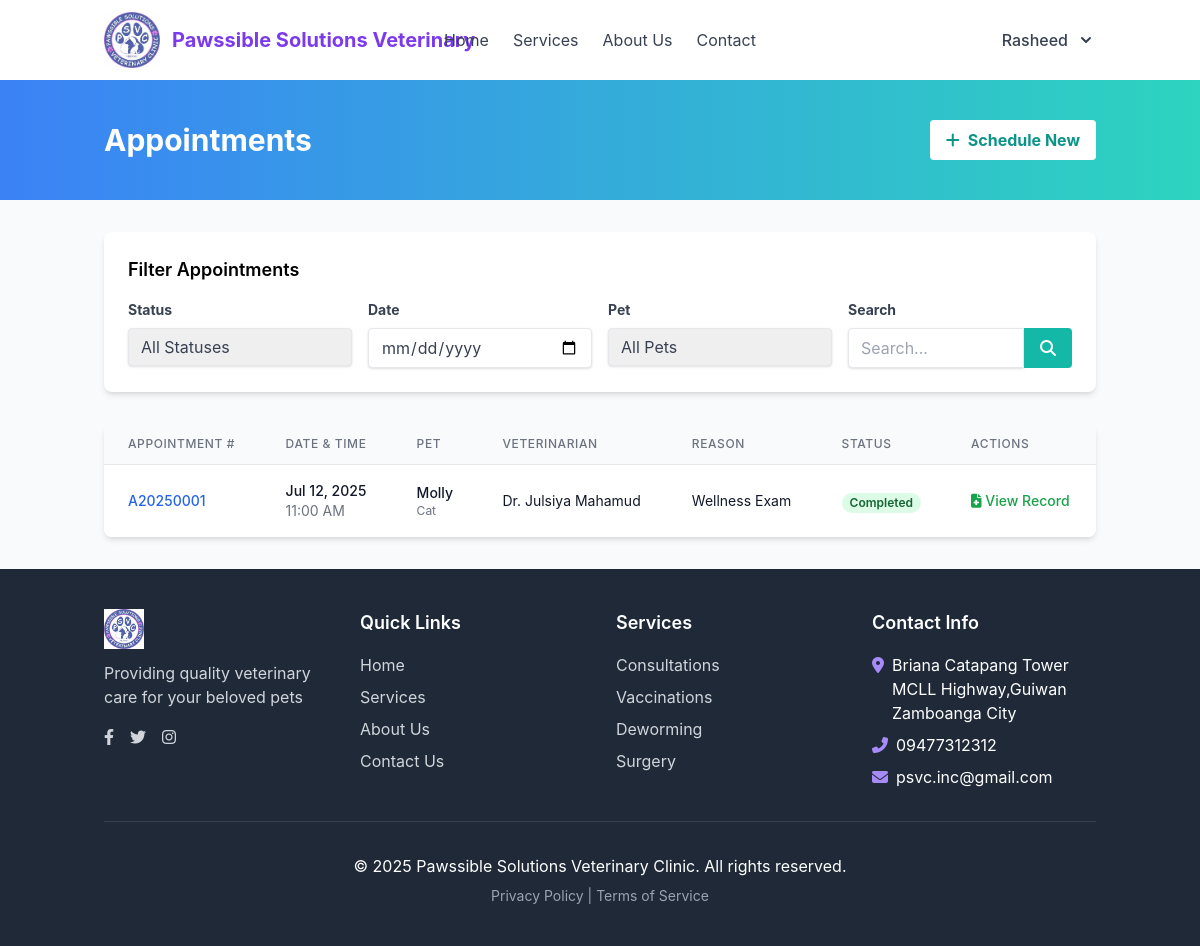
The page /appointments.php (signed in) on the database as committed earlier.
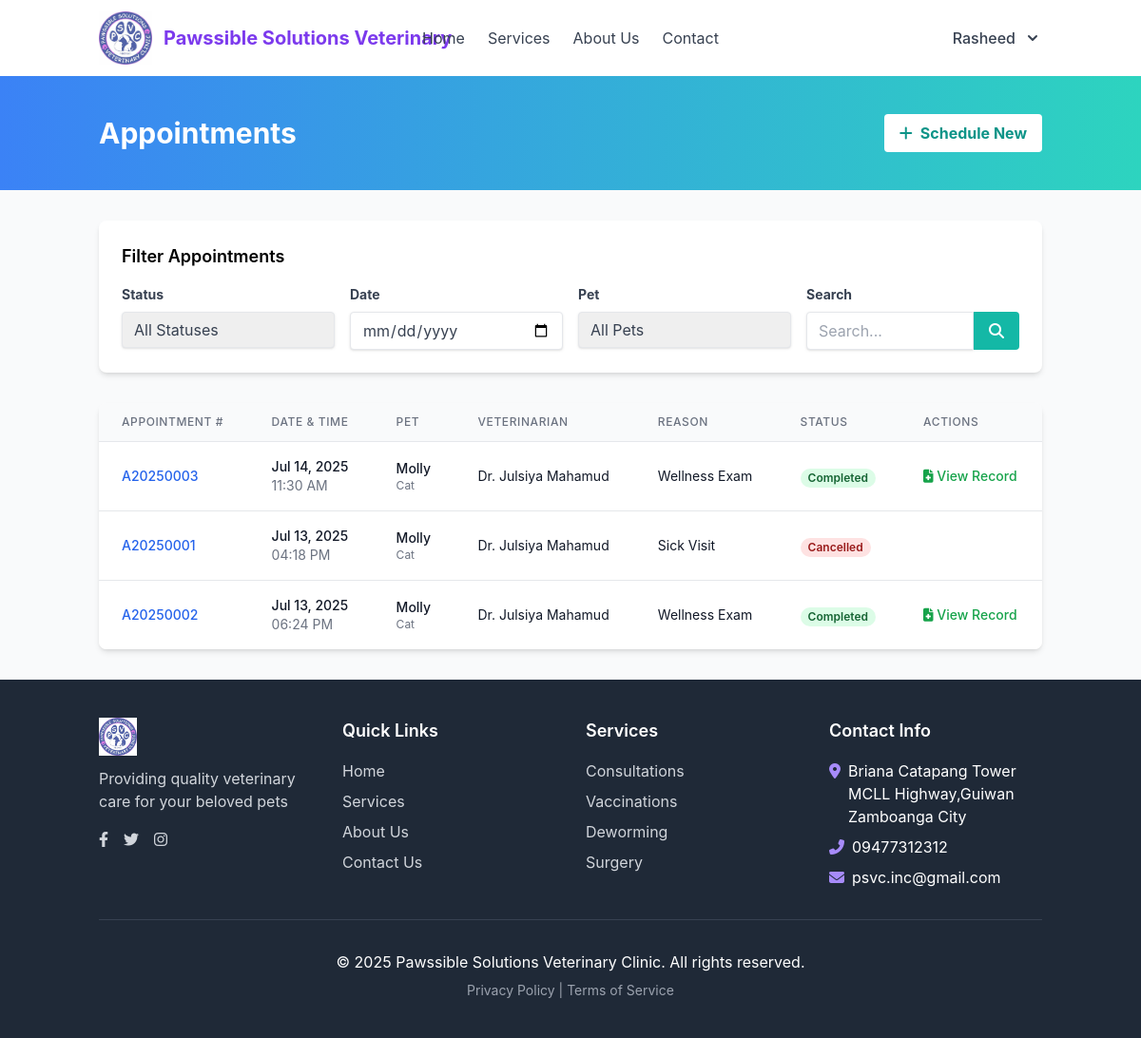
The same page on the database as committed later.
### tables this page shows
CREATE TABLE `appointments` (
  `id` int(11) NOT NULL,
  `appointment_number` varchar(20) NOT NULL DEFAULT '',
  `pet_id` int(11) NOT NULL,
  `vet_id` int(11) NOT NULL,
  `appointment_date` date NOT NULL,
  `appointment_time` time NOT NULL,
  `reason` varchar(100) NOT NULL,
  `notes` text DEFAULT NULL,
  `status` enum('scheduled','completed','cancelled','no-show') NOT NULL DEFAULT 'scheduled',
  `created_at` timestamp NOT NULL DEFAULT current_timestamp(),
  `updated_at` timestamp NOT NULL DEFAULT current_timestamp() ON UPDATE current_timestamp()
);

CREATE TABLE `pets` (
  `id` int(11) NOT NULL,
  `owner_id` int(11) NOT NULL,
  `name` varchar(50) NOT NULL,
  `species` varchar(50) NOT NULL,
  `breed` varchar(50) DEFAULT NULL,
  `gender` enum('male','female','unknown') NOT NULL,
  `date_of_birth` date DEFAULT NULL,
  `weight` decimal(5,2) DEFAULT NULL,
  `microchip_id` varchar(50) DEFAULT NULL,
  `created_at` timestamp NOT NULL DEFAULT current_timestamp(),
  `updated_at` timestamp NOT NULL DEFAULT current_timestamp() ON UPDATE current_timestamp()
);

### appointments.php (the view, shortened to what the changed rows need)
<?php
$user_id = $_SESSION['user_id'];
$user_role = isset($_SESSION['user_role']) ? $_SESSION['user_role'] : 'client';
$database = new Database();
$db = $database->getConnection();
if ($user_role == 'client') {
    $query = "SELECT a.*, p.name as pet_name, p.species,
             CONCAT(u.first_name, ' ', u.last_name) as vet_name
             FROM appointments a
             JOIN pets p ON a.pet_id = p.id
             JOIN vets v ON a.vet_id = v.id
             JOIN users u ON v.user_id = u.id
             WHERE p.owner_id = :user_id";
}
$query .= " ORDER BY a.appointment_date DESC, a.appointment_time ASC";
$stmt = $db->prepare($query);
if ($user_role == 'client') {
    $stmt->bindParam(':user_id', $user_id);
}
$stmt->execute();
include_once 'includes/header.php';
?>
<div class="bg-gradient-to-r from-blue-500 to-teal-400 py-10">
    <div class="container mx-auto px-4">
        <div class="flex justify-between items-center">
            <h1 class="text-3xl font-bold text-white">Appointments</h1>
        </div>
    </div>
</div>
<div class="container mx-auto px-4 py-8">
    <?php if ($stmt->rowCount() > 0): ?>
        <div class="bg-white rounded-lg shadow-md overflow-hidden">
            <div class="overflow-x-auto">
                <table class="min-w-full divide-y divide-gray-200">
                    <thead class="bg-gray-50">
                        <tr>
                            <th scope="col" class="px-6 py-3 text-left text-xs font-medium text-gray-500 uppercase tracking-wider">Appointment #</th>
                            <th scope="col" class="px-6 py-3 text-left text-xs font-medium text-gray-500 uppercase tracking-wider">Date & Time</th>
                            <th scope="col" class="px-6 py-3 text-left text-xs font-medium text-gray-500 uppercase tracking-wider">Pet</th>
                            <th scope="col" class="px-6 py-3 text-left text-xs font-medium text-gray-500 uppercase tracking-wider">Veterinarian</th>
                            <th scope="col" class="px-6 py-3 text-left text-xs font-medium text-gray-500 uppercase tracking-wider">Reason</th>
                            <th scope="col" class="px-6 py-3 text-left text-xs font-medium text-gray-500 uppercase tracking-wider">Status</th>
                            <th scope="col" class="px-6 py-3 text-left text-xs font-medium text-gray-500 uppercase tracking-wider">Actions</th>
                        </tr>
                    </thead>
                    <tbody class="bg-white divide-y divide-gray-200">
                        <?php while ($appointment = $stmt->fetch(PDO::FETCH_ASSOC)): ?>
                            <tr class="hover:bg-gray-50">
                                <td class="px-6 py-4 whitespace-nowrap">
                                    <div class="text-sm font-medium text-blue-600">
                                        <?php echo htmlspecialchars($appointment['appointment_number'] ?? 'N/A'); ?>
                                    </div>
                                </td>
                                <td class="px-6 py-4 whitespace-nowrap">
                                    <div class="text-sm font-medium text-gray-900">
                                        <?php echo date('M d, Y', strtotime($appointment['appointment_date'])); ?>
                                    </div>
                                    <div class="text-sm text-gray-500">
                                        <?php echo date('h:i A', strtotime($appointment['appointment_time'])); ?>
                                    </div>
                                </td>
                                <td class="px-6 py-4">
                                    <div class="text-sm font-medium text-gray-900">
                                        <?php echo htmlspecialchars($appointment['pet_name']); ?>
                                    </div>
                                    <div class="text-xs text-gray-500">
                                        <?php echo htmlspecialchars($appointment['species']); ?>
                                    </div>
                                </td>
                                <td class="px-6 py-4 whitespace-nowrap">
                                    <div class="text-sm text-gray-900">Dr. <?php echo htmlspecialchars($appointment['vet_name']); ?></div>
                                </td>
                                <td class="px-6 py-4">
                                    <div class="text-sm text-gray-900"><?php echo htmlspecialchars($appointment['reason']); ?></div>
                                </td>
                                <td class="px-6 py-4 whitespace-nowrap">
                                    <span class="px-2 inline-flex text-xs leading-5 font-semibold rounded-full
                                        <?php
                                        switch($appointment['status']) {
                                            case 'completed':
                                                echo 'bg-green-100 text-green-800';
                                                break;
                                            case 'cancelled':
                                                echo 'bg-red-100 text-red-800';
                                                break;
                                        }
                                        ?>">
                                        <?php echo ucfirst($appointment['status']); ?>
                                    </span>
                                </td>
                                <td class="px-6 py-4 whitespace-nowrap text-sm font-medium">
                                    <?php if ($appointment['status'] === 'scheduled'): ?>
                                        <?php if (strtotime($appointment['appointment_date']) >= strtotime(date('Y-m-d'))): ?>
                                            <a href="<?php echo $user_role == 'client' ? 'edit_appointment.php?id=' : 'admin/edit_appointment.php?id='; ?><?php echo $appointment['id']; ?>" class="text-indigo-600 hover:text-indigo-900 mr-3">
                                                <i class="fas fa-edit"></i>
                                            </a>
                                            <a href="<?php echo $user_role == 'client' ? 'cancel_appointment.php?id=' : 'admin/cancel_appointment.php?id='; ?><?php echo $appointment['id']; ?>" class="text-red-600 hover:text-red-900">
                                                <i class="fas fa-times"></i>
                                            </a>
                                        <?php endif; ?>
                                    <?php elseif ($appointment['status'] === 'completed'): ?>
                                        <a href="<?php echo $user_role == 'client' ? 'view_medical_record.php?appointment_id=' : 'admin/view_medical_record.php?appointment_id='; ?><?php echo $appointment['id']; ?>" class="text-green-600 hover:text-green-900">
                                            <i class="fas fa-file-medical"></i> View Record
                                        </a>
                                    <?php endif; ?>
                                </td>
                            </tr>
                        <?php endwhile; ?>
                    </tbody>
                </table>
            </div>
        </div>
    <?php endif; ?>
</div>
<?php include_once 'includes/footer.php'; ?>

Rows that differ between the two databases and show on the page:
removed appointments: appointment_number "A20250001", appointment_date "Jul 12, 2025", appointment_time "11:00 AM", pet.name "Molly", pet.species "Cat", vet_name "Julsiya Mahamud", reason "Wellness Exam", status "Completed"
added appointments: appointment_number "A20250003", appointment_date "Jul 14, 2025", appointment_time "11:30 AM", pet.name "Molly", pet.species "Cat", vet_name "Julsiya Mahamud", reason "Wellness Exam", status "Completed"
added appointments: appointment_number "A20250001", appointment_date "Jul 13, 2025", appointment_time "04:18 PM", pet.name "Molly", pet.species "Cat", vet_name "Julsiya Mahamud", reason "Sick Visit", status "Cancelled"
added appointments: appointment_number "A20250002", appointment_date "Jul 13, 2025", appointment_time "06:24 PM", pet.name "Molly", pet.species "Cat", vet_name "Julsiya Mahamud", reason "Wellness Exam", status "Completed"
